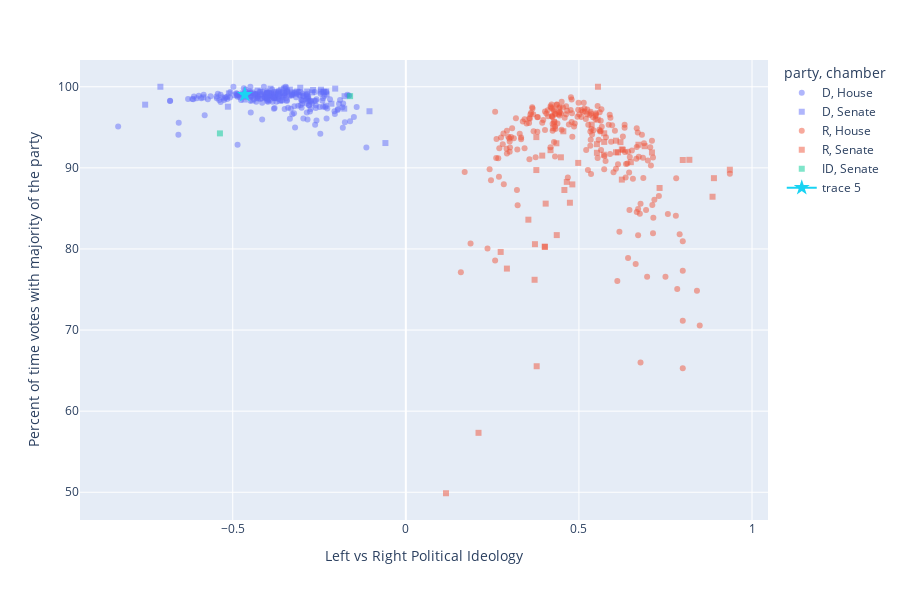

The code cell stored with this chart in its notebook:
### Code cell
propub = 'A000370'
df = members.query(f"propublica_id == '{propub}'")

fig = px.scatter(members, x = 'DWNOMINATE', y = 'votes_with_party_pct', 
                 labels = {'DWNOMINATE': 'Left vs Right Political Ideology', 'votes_with_party_pct': 'Percent of time votes with majority of the party'},
                 height = 600, width = 900,
                 color = 'party',
                 symbol = 'chamber',
                 opacity = 0.5,
                 hover_data = ['full_name'])
fig.add_traces(go.Scatter(x = df['DWNOMINATE'], y = df['votes_with_party_pct'],
                          marker = dict(size = 12),
                          marker_symbol = 'star'))

fig.show()

### Figure 1 — Plotly figure (JSON) as saved in the notebook; plotly's stock layout.template omitted (floating-point values rounded to 4 significant figures; data arrays with more than 128 entries replaced by an {"elided": "..."} marker saying what was removed)
{"data": [{"customdata": {"elided": "230x1 str values"}, "hovertemplate": "party=D<br>chamber=House<br>Left vs Right Political Ideology=%{x}<br>Percent of time votes with majority of the party=%{y}<br>full_name=%{customdata[0]}<extra></extra>", "legendgroup": "D, House", "marker": {"color": "#636efa", "opacity": 0.5, "symbol": "circle"}, "mode": "markers", "name": "D, House", "orientation": "v", "showlegend": true, "type": "scatter", "x": {"elided": "230 float values"}, "xaxis": "x", "y": {"elided": "230 float values"}, "yaxis": "y"}, {"customdata": [["Tammy Baldwin (D-WI)"], ["Michael Bennet (D-CO)"], ["Richard Blumenthal (D-CT)"], ["Cory Booker (D-NJ)"], ["Sherrod Brown (D-OH)"], ["Maria Cantwell (D-WA)"], ["Benjamin Cardin (D-MD)"], ["Thomas Carper (D-DE)"], ["Bob Casey (D-PA)"], ["Christopher Coons (D-DE)"], ["Catherine Cortez Masto (D-NV)"], ["Tammy Duckworth (D-IL)"], ["Richard Durbin (D-IL)"], ["Dianne Feinstein (D-CA)"], ["Kirsten Gillibrand (D-NY)"], ["Kamala Harris (D-CA)"], ["Margaret Hassan (D-NH)"], ["Martin Heinrich (D-NM)"], ["John Hickenlooper (D-CO)"], ["Mazie Hirono (D-HI)"], ["Tim Kaine (D-VA)"], ["Mark Kelly (D-AZ)"], ["Amy Klobuchar (D-MN)"], ["Patrick Leahy (D-VT)"], ["Ben Lujan (D-NM)"], ["Joe Manchin (D-WV)"], ["Edward Markey (D-MA)"], ["Robert Menendez (D-NJ)"], ["Jeff Merkley (D-OR)"], ["Christopher Murphy (D-CT)"], ["Patty Murray (D-WA)"], ["Jon Ossoff (D-GA)"], ["Alex Padilla (D-CA)"], ["Gary Peters (D-MI)"], ["Jack Reed (D-RI)"], ["Jacky Rosen (D-NV)"], ["Brian Schatz (D-HI)"], ["Charles Schumer (D-NY)"], ["Jeanne Shaheen (D-NH)"], ["Kyrsten Sinema (D-AZ)"], ["Tina Smith (D-MN)"], ["Debbie Stabenow (D-MI)"], ["Jon Tester (D-MT)"], ["Chris Van Hollen (D-MD)"], ["Mark Warner (D-VA)"], ["Raphael Warnock (D-GA)"], ["Elizabeth Warren (D-MA)"], ["Sheldon Whitehouse (D-RI)"], ["Ron Wyden (D-OR)"]], "hovertemplate": "party=D<br>chamber=Senate<br>Left vs Right Political Ideology=%{x}<br>Percent of time votes with majority of the party=%{y}<br>full_name=%{customdata[0]}<extra></extra>", "legendgroup": "D, Senate", "marker": {"color": "#636efa", "opacity": 0.5, "symbol": "square"}, "mode": "markers", "name": "D, Senate", "orientation": "v", "showlegend": true, "type": "scatter", "x": [-0.493, -0.229, -0.436, -0.585, -0.428, -0.305, -0.319, -0.177, -0.314, -0.23, -0.363, -0.335, -0.348, -0.268, -0.471, -0.709, -0.231, -0.33, -0.238, -0.511, -0.245, -0.178, -0.285, -0.36, -0.368, -0.059, -0.514, -0.367, -0.443, -0.271, -0.352, -0.466, -0.42, -0.246, -0.367, -0.284, -0.444, -0.357, -0.237, -0.105, -0.398, -0.343, -0.215, -0.391, -0.204, -0.4, -0.753, -0.354, -0.33], "xaxis": "x", "y": [98.96, 99.06, 98.94, 98.69, 99.53, 99.88, 99.3, 98.84, 99.41, 99.42, 98.26, 99.65, 99.88, 99.6, 99.18, 100, 97.66, 99.29, 99.31, 99.18, 99.64, 97.3, 99.41, 99.63, 99.24, 93.06, 97.54, 99.04, 98.31, 99.3, 99.76, 98.42, 99.41, 99.41, 99.42, 98.58, 99.3, 98.35, 99.39, 96.98, 99.18, 99.53, 97.91, 99.76, 99.77, 98.58, 97.79, 99.3, 99.07], "yaxis": "y"}, {"customdata": {"elided": "221x1 str values"}, "hovertemplate": "party=R<br>chamber=House<br>Left vs Right Political Ideology=%{x}<br>Percent of time votes with majority of the party=%{y}<br>full_name=%{customdata[0]}<extra></extra>", "legendgroup": "R, House", "marker": {"color": "#EF553B", "opacity": 0.5, "symbol": "circle"}, "mode": "markers", "name": "R, House", "orientation": "v", "showlegend": true, "type": "scatter", "x": {"elided": "221 float values"}, "xaxis": "x", "y": {"elided": "221 float values"}, "yaxis": "y"}, {"customdata": [["John Barrasso (R-WY)"], ["Marsha Blackburn (R-TN)"], ["Roy Blunt (R-MO)"], ["John Boozman (R-AR)"], ["Mike Braun (R-IN)"], ["Richard Burr (R-NC)"], ["Shelley Capito (R-WV)"], ["Bill Cassidy (R-LA)"], ["Susan Collins (R-ME)"], ["John Cornyn (R-TX)"], ["Tom Cotton (R-AR)"], ["Kevin Cramer (R-ND)"], ["Michael Crapo (R-ID)"], ["Ted Cruz (R-TX)"], ["Steve Daines (R-MT)"], ["Joni Ernst (R-IA)"], ["Deb Fischer (R-NE)"], ["Lindsey Graham (R-SC)"], ["Charles Grassley (R-IA)"], ["Bill Hagerty (R-TN)"], ["Joshua Hawley (R-MO)"], ["John Hoeven (R-ND)"], ["Cindy Hyde-Smith (R-MS)"], ["James Inhofe (R-OK)"], ["Ron Johnson (R-WI)"], ["John Kennedy (R-LA)"], ["James Lankford (R-OK)"], ["Mike Lee (R-UT)"], ["Kelly Loeffler (R-GA)"], ["Cynthia Lummis (R-WY)"], ["Roger Marshall (R-KS)"], ["Mitch Mcconnell (R-KY)"], ["Jerry Moran (R-KS)"], ["Lisa Murkowski (R-AK)"], ["Rand Paul (R-KY)"], ["Rob Portman (R-OH)"], ["Jim Risch (R-ID)"], ["Mitt Romney (R-UT)"], ["Mike Rounds (R-SD)"], ["Marco Rubio (R-FL)"], ["Ben Sasse (R-NE)"], ["Rick Scott (R-FL)"], ["Tim Scott (R-SC)"], ["Richard Shelby (R-AL)"], ["Dan Sullivan (R-AK)"], ["John Thune (R-SD)"], ["Thom Tillis (R-NC)"], ["Patrick Toomey (R-PA)"], ["Tommy Tuberville (R-AL)"], ["Roger Wicker (R-MS)"], ["Todd Young (R-IN)"]], "hovertemplate": "party=R<br>chamber=Senate<br>Left vs Right Political Ideology=%{x}<br>Percent of time votes with majority of the party=%{y}<br>full_name=%{customdata[0]}<extra></extra>", "legendgroup": "R, Senate", "marker": {"color": "#EF553B", "opacity": 0.5, "symbol": "square"}, "mode": "markers", "name": "R, Senate", "orientation": "v", "showlegend": true, "type": "scatter", "x": [0.537, 0.627, 0.402, 0.426, 0.8, 0.436, 0.274, 0.465, 0.116, 0.474, 0.613, 0.394, 0.498, 0.819, 0.573, 0.552, 0.455, 0.378, 0.354, 0.711, 0.733, 0.377, 0.435, 0.554, 0.62, 0.572, 0.607, 0.89, 0.555, 0.69, 0.573, 0.404, 0.418, 0.21, 0.886, 0.372, 0.552, 0.292, 0.373, 0.607, 0.672, 0.65, 0.624, 0.448, 0.481, 0.428, 0.401, 0.624, 0.936, 0.377, 0.458], "xaxis": "x", "y": [95.33, 92.23, 80.26, 94.9, 90.97, 81.71, 79.63, 88.27, 49.88, 85.7, 91.91, 91.51, 90.61, 90.99, 94.26, 92.92, 94.51, 65.54, 83.61, 91.9, 87.52, 93.79, 93.03, 95.93, 93.17, 91.62, 93.35, 88.73, 100, 92.67, 93.2, 85.59, 92.18, 57.33, 86.44, 76.2, 91.86, 77.58, 80.59, 91.92, 92.85, 90.7, 92.27, 91.3, 87.96, 95.62, 80.28, 88.55, 89.77, 89.73, 87.27], "yaxis": "y"}, {"customdata": [["Angus King (ID-ME)"], ["Bernard Sanders (ID-VT)"]], "hovertemplate": "party=ID<br>chamber=Senate<br>Left vs Right Political Ideology=%{x}<br>Percent of time votes with majority of the party=%{y}<br>full_name=%{customdata[0]}<extra></extra>", "legendgroup": "ID, Senate", "marker": {"color": "#00cc96", "opacity": 0.5, "symbol": "square"}, "mode": "markers", "name": "ID, Senate", "orientation": "v", "showlegend": true, "type": "scatter", "x": [-0.161, -0.537], "xaxis": "x", "y": [98.84, 94.25], "yaxis": "y"}, {"marker": {"size": 12, "symbol": "star"}, "type": "scatter", "x": [-0.465], "y": [99.02]}], "layout": {"height": 600, "legend": {"title": {"text": "party, chamber"}, "tracegroupgap": 0}, "margin": {"t": 60}, "width": 900, "xaxis": {"anchor": "y", "autorange": true, "domain": [0, 1], "range": [-0.9413, 1.046], "title": {"text": "Left vs Right Political Ideology"}, "type": "linear"}, "yaxis": {"anchor": "x", "autorange": true, "domain": [0, 1], "range": [46.58, 103.3], "title": {"text": "Percent of time votes with majority of the party"}, "type": "linear"}}}
